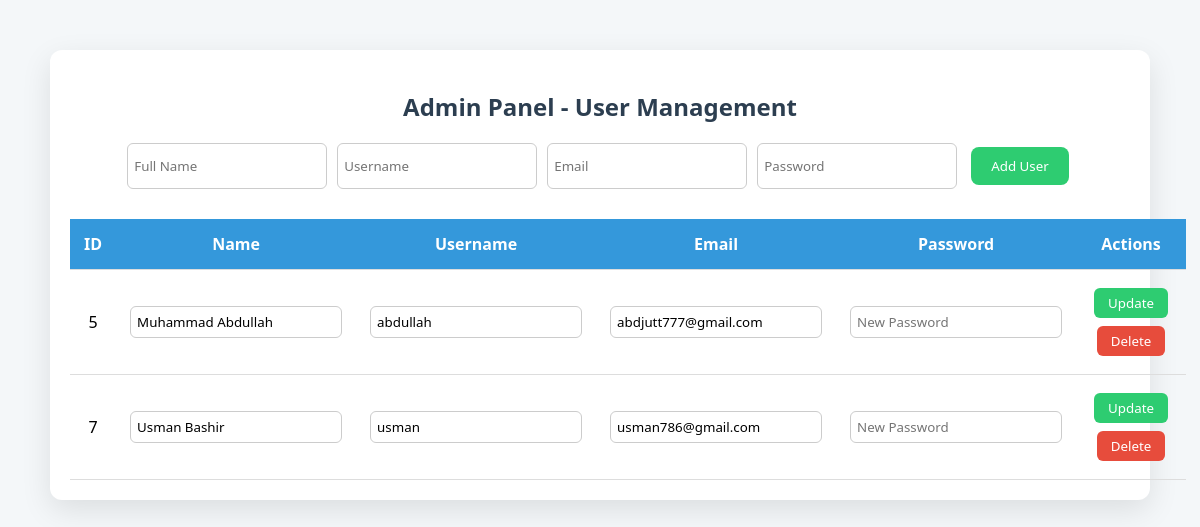
Page /Website/admin_panel/admin_panel.php on the committed database.
### tables this page shows
CREATE TABLE `user_data` (
  `user_id` int(5) NOT NULL,
  `name` varchar(20) NOT NULL,
  `username` varchar(10) NOT NULL,
  `email` varchar(20) NOT NULL,
  `password` varchar(15) NOT NULL,
  `date` date NOT NULL
);

### Website/admin_panel/admin_panel.php (the view, shortened to what this page needs)
<?php include 'connect.php'; ?>
<!DOCTYPE html>
<html lang="en">
<head>
</head>
<body>
<div class="container">
    <h2>Admin Panel - User Management</h2>
    <form class="add-user-form" method="POST" action="add_user.php">
        <input type="text" name="name" placeholder="Full Name" required>
        <input type="text" name="username" placeholder="Username" required>
        <input type="email" name="email" placeholder="Email" required>
        <input type="password" name="password" placeholder="Password" required>
        <button type="submit">Add User</button>
    </form>
    <table>
        <tr>
            <th>ID</th><th>Name</th><th>Username</th><th>Email</th><th>Password</th><th>Actions</th>
        </tr>
        <?php
        $result = $conn->query("SELECT * FROM user_data");
        while($row = $result->fetch_assoc()) {
            echo "<tr>
                    <form method='POST' action='update_user.php'>
                        <td>{$row['user_id']}
                            <input type='hidden' name='id' value='{$row['user_id']}'>
                        </td>
                        <td><input type='text' name='name' value='{$row['name']}' required></td>
                        <td><input type='text' name='username' value='{$row['username']}' required></td>
                        <td><input type='email' name='email' value='{$row['email']}' required></td>
                        <td><input type='password' name='password' placeholder='New Password'></td>
                        <td>
                            <button type='submit'>Update</button>
                    </form>
                    <form method='POST' action='delete_user.php' onsubmit=\"return confirm('Are you sure?');\">
                        <input type='hidden' name='id' value='{$row['user_id']}'>
                        <button type='submit'>Delete</button>
                    </form>
                    </td>
                </tr>";
        }
        ?>
    </table>
</div>
</body>
</html>

### Website/admin_panel/admin_panel.php (style rules this page uses)
* { box-sizing: border-box; font-family: 'Segoe UI', Tahoma, sans-serif; }
body { margin: 0; padding: 0; background: #f4f7f9; }
.container { max-width: 1100px; margin: 50px auto; padding: 20px; background: #fff; box-shadow: 0 10px 30px rgba(0,0,0,0.1); border-radius: 12px; }
h2 { text-align: center; color: #2c3e50; }
.add-user-form { display: flex; justify-content: center; gap: 10px; flex-wrap: wrap; margin: 20px 0; }
.add-user-form input { padding: 10px; width: 200px; border: 1px solid #ccc; border-radius: 8px; }
.add-user-form button { padding: 10px 20px; background-color: #3498db; color: #fff; border: none; border-radius: 8px; cursor: pointer; }
table { width: 100%; border-collapse: collapse; margin-top: 30px; }
th, td { padding: 14px; text-align: center; border-bottom: 1px solid #ddd; }
th { background-color: #3498db; color: white; }
input[type="text"], input[type="email"], input[type="password"] { padding: 6px; border: 1px solid #ccc; border-radius: 6px; }
button { margin: 4px; padding: 6px 14px; border: none; border-radius: 6px; cursor: pointer; color: white; }
button[type="submit"] { background-color: #2ecc71; }
form[action="delete_user.php"] button { background-color: #e74c3c; }

### rows in the picture
user_data: user_id "5", name "Muhammad Abdullah", username "abdullah", email "abdjutt777@gmail.com"
user_data: user_id "7", name "Usman Bashir", username "usman", email "usman786@gmail.com"
